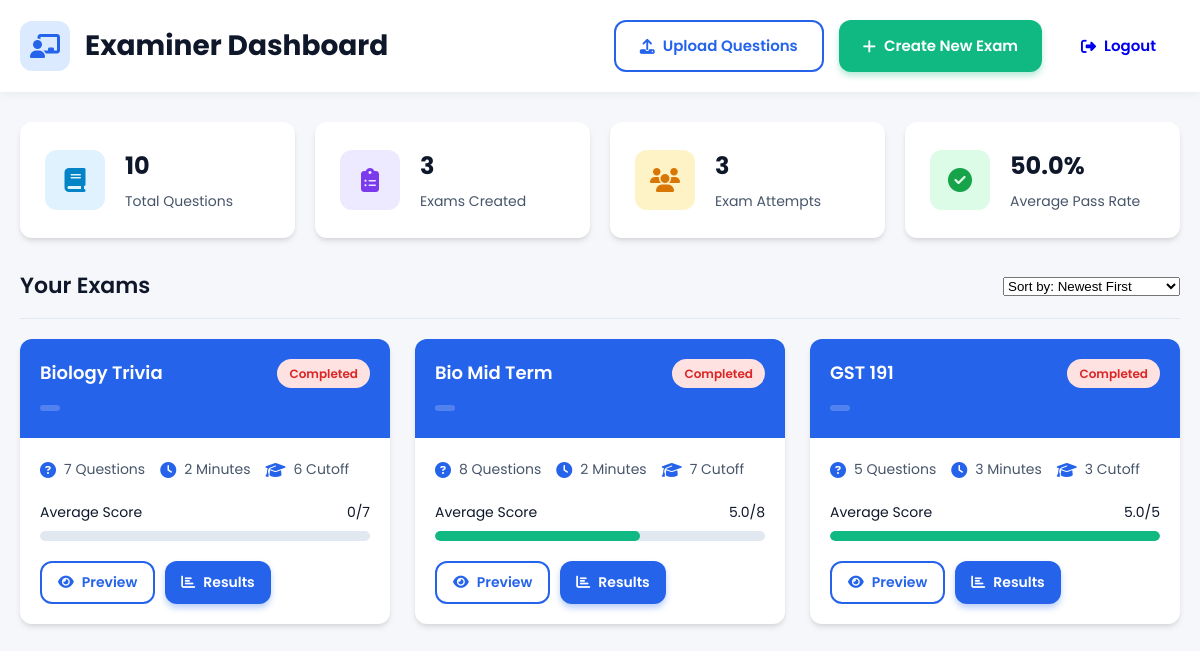
The page /examiner/ (signed in) on the database its author committed.
### exam/models.py (models this page shows, shortened)
class Exam(models.Model):
    subject = models.ForeignKey(
        Subject,
        on_delete=models.CASCADE,
        related_name='exams'
    )
    title = models.CharField(max_length=200)
    number_of_questions = models.PositiveIntegerField()
    duration_minutes = models.PositiveIntegerField()
    start_time = models.DateTimeField()
    end_time = models.DateTimeField()
    cutoff_score = models.PositiveIntegerField()
    created_by = models.ForeignKey(User, on_delete=models.CASCADE)
    created_at = models.DateTimeField(auto_now_add=True)

### exam/views.py (the view)
# urls.py: path('examiner/', views.examiner_dashboard, name='examiner_dashboard'),
@login_required
def examiner_dashboard(request):
    if not request.user.is_superuser:
        return HttpResponseForbidden("Access denied.")
    exams = Exam.objects.filter(created_by=request.user)
    total_questions = Question.objects.filter(created_by=request.user).count()
    total_exams = exams.count()
    total_attempts = ExamAttempt.objects.filter(exam__created_by=request.user).count()
    completed_attempts = ExamAttempt.objects.filter(
        exam__created_by=request.user,
        completed=True
    )
    total_completed = completed_attempts.count()
    passed_attempts = completed_attempts.filter(
        score__gte=F('exam__cutoff_score')
    ).count()
    average_pass_rate = round(
        (passed_attempts / total_completed * 100), 2
    ) if total_completed > 0 else 0
    current_time = timezone.now()
    for exam in exams:
        if exam.start_time <= current_time <= exam.end_time:
            exam.status = "active"
            exam.status_class = "status-active"
        elif current_time < exam.start_time:
            exam.status = "upcoming"
            exam.status_class = "status-upcoming"
        else:
            exam.status = "completed"
            exam.status_class = "status-completed"
        exam_attempts = ExamAttempt.objects.filter(exam=exam)
        total_attempts_for_exam = exam_attempts.count()
        completed_attempts = exam_attempts.filter(completed=True).count()
        exam.completion_rate = round((completed_attempts / total_attempts_for_exam * 100), 2) if total_attempts_for_exam > 0 else 0
        if exam.status == "completed" and completed_attempts > 0:
            avg_score = exam_attempts.filter(completed=True).aggregate(avg_score=Avg('score'))['avg_score']
            exam.average_score = round(avg_score, 1) if avg_score else 0
            exam.average_score_percentage = round((exam.average_score / exam.number_of_questions) * 100)
        else:
            exam.average_score = 0
            exam.average_score_percentage = 0
    return render(request, 'examiner_dashboard.html', {
        'exams': exams,
        'total_questions': total_questions,
        'total_exams': total_exams,
        'total_attempts': total_attempts,
        'average_pass_rate': average_pass_rate
    })

### exam/models.py (called while the page is built, shortened)
    @classmethod
    def get_current_subscription(cls):
        sub = cls.objects.first()
        return sub

    def is_active(self):
        return self.status == self.SYSTEM_ACTIVE and self.end_date > timezone.now()

### templates/examiner_dashboard.html (shortened to what this page needs)
<!DOCTYPE html>
{% load static %}
<html lang="en">
<head>
    <link rel="stylesheet" href="https://cdnjs.cloudflare.com/ajax/libs/font-awesome/6.4.0/css/all.min.css">
</head>
<body>
    <div class="dashboard-header">
        <div class="container">
            <div class="header-content">
                <div class="dashboard-title">
                    <div class="dashboard-icon">
                        <i class="fas fa-chalkboard-teacher"></i>
                    </div>
                    <h1>Examiner Dashboard</h1>
                </div>
                <div class="action-buttons">
                    <a href="{% url 'upload_questions' %}" class="btn btn-outline">
                        <i class="fas fa-upload"></i> Upload Questions
                    </a>
                    <a href="{% url 'create_exam' %}" class="btn btn-success">
                        <i class="fas fa-plus"></i> Create New Exam
                    </a>
                    <a href="{% url 'logout' %}" class="btn">
                        <i class="fas fa-sign-out-alt"></i> Logout
                    </a>
                </div>
            </div>
        </div>
    </div>
    <div class="container">
        <div class="dashboard-stats">
            <div class="stat-card stat-1">
                <div class="stat-icon">
                    <i class="fas fa-book"></i>
                </div>
                <div class="stat-content">
                    <h3>{{ total_questions }}</h3>
                    <p>Total Questions</p>
                </div>
            </div>
            <div class="stat-card stat-2">
                <div class="stat-icon">
                    <i class="fas fa-clipboard-list"></i>
                </div>
                <div class="stat-content">
                    <h3>{{ total_exams }}</h3>
                    <p>Exams Created</p>
                </div>
            </div>
            <div class="stat-card stat-3">
                <div class="stat-icon">
                    <i class="fas fa-users"></i>
                </div>
                <div class="stat-content">
                    <h3>{{ total_attempts }}</h3>
                    <p>Exam Attempts</p>
                </div>
            </div>
            <div class="stat-card stat-4">
                <div class="stat-icon">
                    <i class="fas fa-check-circle"></i>
                </div>
                <div class="stat-content">
                    <h3>{{ average_pass_rate }}%</h3>
                    <p>Average Pass Rate</p>
                </div>
            </div>
        </div>
        <div class="section-header">
            <h2>Your Exams</h2>
            <div class="sort-options">
                <select class="form-control">
                    <option>Sort by: Newest First</option>
                </select>
            </div>
        </div>
        <div class="dashboard-grid">
            {% for exam in exams %}
            <div class="card">
                <div class="card-header">
                    <h3>{{ exam.title }}</h3>
                    <div class="exam-status {{ exam.status_class }}">{{ exam.status|title }}</div>
                    <div class="subject-badge">
                    </div>
                </div>
                <div class="card-body">
                    <div class="exam-meta">
                        <div class="meta-item">
                            <i class="fas fa-question-circle"></i>
                            <span>{{ exam.number_of_questions }} Questions</span>
                        </div>
                        <div class="meta-item">
                            <i class="fas fa-clock"></i>
                            <span>{{ exam.duration_minutes }} Minutes</span>
                        </div>
                        <div class="meta-item">
                            <i class="fas fa-graduation-cap"></i>
                            <span>{{ exam.cutoff_score }} Cutoff</span>
                        </div>
                    </div>
                    {% if exam.status == "active" %}
                    <div class="progress-container">
                        <div class="progress-label">
                            <span>Completion Rate</span>
                            <span>{{ exam.completion_rate }}%</span>
                        </div>
                        <div class="progress-bar">
                            <div class="progress-fill" style="width: {{ exam.completion_rate }}%"></div>
                        </div>
                    </div>
                    {% elif exam.status == "completed" %}
                    <div class="progress-container">
                        <div class="progress-label">
                            <span>Average Score</span>
                            <span>{{ exam.average_score }}/{{ exam.number_of_questions }}</span>
                        </div>
                        <div class="progress-bar">
                            <div class="progress-fill" style="width: {{ exam.average_score_percentage }}%"></div>
                        </div>
                    </div>
                    {% else %}
                    <p class="exam-date">
                        <i class="fas fa-calendar-alt"></i>
                        Starts: {{ exam.start_time|date:"M d, Y H:i" }}
                    </p>
                    {% endif %}
                    <div class="card-actions">
                        <a href={% url 'preview_exam' exam.id %} class="btn btn-sm btn-outline">
                            <i class="fas fa-eye"></i> Preview
                        </a>
                        {% if exam.status == "completed" %}
                        <a href="{% url 'exam_results_report' exam.id %}" class="btn btn-sm btn-primary">
                            <i class="fas fa-chart-bar"></i> Results
                        </a>
                        {% else %}
                        <a href="#" class="btn btn-sm btn-primary">
                            <i class="fas fa-edit"></i> Edit
                        </a>
                        {% endif %}
                    </div>
                </div>
            </div>
            {% endfor %}
        </div>
    </div>
</body>
</html>

### templates/examiner_dashboard.html (style rules this page uses)
:root { --primary: #2563eb; --primary-light: #dbeafe; --primary-dark: #1d4ed8; --secondary: #475569; --light: #f8fafc; --dark: #0f172a; --success: #10b981; --success-light: #d1fae5; --danger: #ef4444; --warning: #f59e0b; --border: #e2e8f0; --card-shadow: 0 4px 6px -1px rgba(0, 0, 0, 0.1), 0 2px 4px -1px rgba(0, 0, 0, 0.06); --radius: 12px; }
* { margin: 0; padding: 0; box-sizing: border-box; }
body { font-family: 'Poppins', sans-serif; background-color: #f5f7fa; color: var(--dark); line-height: 1.6; }
.container { max-width: 1200px; margin: 0 auto; padding: 0 20px; }
.dashboard-header { background: white; padding: 20px 0; box-shadow: 0 2px 10px rgba(0,0,0,0.05); margin-bottom: 30px; }
.header-content { display: flex; justify-content: space-between; align-items: center; }
.dashboard-title { display: flex; align-items: center; gap: 15px; }
.dashboard-icon { width: 50px; height: 50px; background: var(--primary-light); border-radius: 12px; display: flex; align-items: center; justify-content: center; color: var(--primary); font-size: 24px; }
.dashboard-title h1 { font-size: 28px; font-weight: 700; }
.action-buttons { display: flex; gap: 15px; }
.btn { display: inline-flex; align-items: center; gap: 8px; padding: 12px 24px; border-radius: var(--radius); font-weight: 600; font-size: 15px; text-decoration: none; transition: all 0.3s ease; border: none; cursor: pointer; font-family: 'Poppins', sans-serif; }
.btn-primary { background: var(--primary); color: white; box-shadow: 0 4px 6px rgba(37, 99, 235, 0.3); }
.btn-success { background: var(--success); color: white; box-shadow: 0 4px 6px rgba(16, 185, 129, 0.3); }
.btn-outline { background: transparent; border: 2px solid var(--primary); color: var(--primary); }
.dashboard-stats { display: grid; grid-template-columns: repeat(auto-fit, minmax(240px, 1fr)); gap: 20px; margin-bottom: 30px; }
.stat-card { background: white; border-radius: var(--radius); padding: 25px; box-shadow: var(--card-shadow); display: flex; align-items: center; gap: 20px; }
.stat-icon { width: 60px; height: 60px; border-radius: 12px; display: flex; align-items: center; justify-content: center; font-size: 24px; }
.stat-1 .stat-icon { background: #e0f2fe; color: #0284c7; }
.stat-2 .stat-icon { background: #ede9fe; color: #7c3aed; }
.stat-3 .stat-icon { background: #fef3c7; color: #d97706; }
.stat-4 .stat-icon { background: #dcfce7; color: #16a34a; }
.stat-content h3 { font-size: 24px; font-weight: 700; margin-bottom: 5px; }
.stat-content p { color: var(--secondary); font-size: 14px; }
.section-header { display: flex; justify-content: space-between; align-items: center; margin-bottom: 20px; padding-bottom: 15px; border-bottom: 1px solid var(--border); }
.section-header h2 { font-size: 22px; font-weight: 600; }
.dashboard-grid { display: grid; grid-template-columns: repeat(auto-fill, minmax(320px, 1fr)); gap: 25px; margin-bottom: 40px; }
.card { background: white; border-radius: var(--radius); overflow: hidden; box-shadow: var(--card-shadow); transition: all 0.3s ease; }
.card-header { padding: 20px; background: var(--primary); color: white; position: relative; }
.card-header h3 { font-size: 18px; font-weight: 600; margin-bottom: 5px; }
.exam-status { position: absolute; top: 20px; right: 20px; padding: 5px 12px; border-radius: 20px; font-size: 12px; font-weight: 600; }
.status-completed { background: #fee2e2; color: #dc2626; }
.card-body { padding: 20px; }
.exam-meta { display: flex; flex-wrap: wrap; gap: 15px; margin-bottom: 15px; }
.meta-item { display: flex; align-items: center; gap: 8px; font-size: 14px; color: var(--secondary); }
.meta-item i { color: var(--primary); font-size: 16px; }
.progress-container { margin: 20px 0; }
.progress-label { display: flex; justify-content: space-between; margin-bottom: 8px; font-size: 14px; }
.progress-bar { height: 10px; background: #e2e8f0; border-radius: 5px; overflow: hidden; }
.progress-fill { height: 100%; border-radius: 5px; background: var(--success); }
.card-actions { display: flex; gap: 10px; margin-top: 20px; }
.btn-sm { padding: 8px 16px; font-size: 14px; }
.subject-badge { background: rgba(255, 255, 255, 0.2); padding: 3px 10px; border-radius: 20px; font-size: 12px; margin-top: 5px; display: inline-block; }

### rows shown on the page
Exam: title "Biology Trivia", status "Completed", number_of_questions "7", duration_minutes "2", cutoff_score "6", average_score "0", shows "Results"
Exam: title "Bio Mid Term", status "Completed", number_of_questions "8", duration_minutes "2", cutoff_score "7", average_score "5.0", {{ exam.average_score_percentage }} 62 (drawn), shows "Results"
Exam: title "GST 191", status "Completed", number_of_questions "5", duration_minutes "3", cutoff_score "3", average_score "5.0", {{ exam.average_score_percentage }} 100 (drawn), shows "Results"

### other values the page prints
{{ total_questions }} "10"
{{ total_exams }} "3"
{{ total_attempts }} "3"
{{ average_pass_rate }} "50.0"
